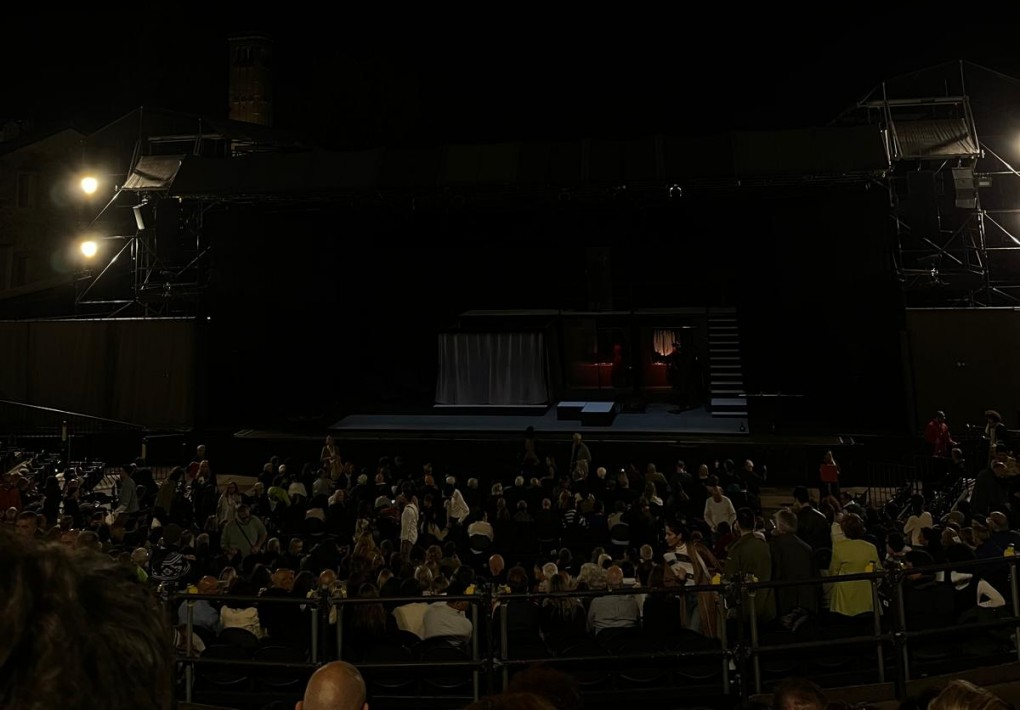
#> input picture images/image1.jpg, 1020 x 710 px; its folder holds only this picture in this run
$ python script.py
#> lines starting #> are read from the running program, lines starting #| are printed output that depends on the picture
#> in main, ref is the input picture: shape (710, 1020, 3); mean B, G, R 6.1, 9.5, 11
import argparse
import csv
from pathlib import Path
import cv2
import numpy as np
from skimage.metrics import structural_similarity as ssim

SEED = 42           # Seed for noise generation
SHOWME = False      # If SHOWME == True the cose show the images

# Degrading the image by decreasing the contrast and by adding noise
def degrade(img, rng):
    low = cv2.convertScaleAbs(img, alpha = 0.6, beta = 10)                             # Lower the contrast
    noisy = low.astype(np.float32) + rng.normal(0, 5, img.shape)       # Addition of the noise
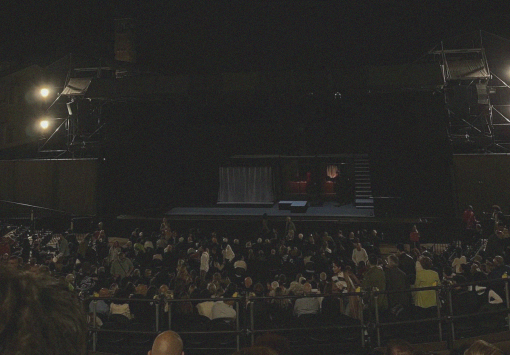
#> noisy: shape (710, 1020, 3) float64 (shown at 1/2 size); mean B, G, R 13.7, 15.8, 16.7; drawn with min black and max white
    return np.clip(noisy, 0, 255).astype(np.uint8)                      # Return the image with the correct dimension

# Linear contrast stretching
def stretch_v(img, p_lo = 1, p_hi = 99):
    hsv = cv2.cvtColor(img, cv2.COLOR_BGR2HSV)                                      # HSV conversion
    v = hsv[..., 2].astype(np.float32)                                              # Extraction of the V-channel
    lo, hi = np.percentile(v, (p_lo, p_hi))                                         # Defining the new "min" and "max": valus below lo become black while the ones above hi become white
    hsv[..., 2] = np.clip((v - lo) / (hi - lo) * 255, 0, 255).astype(np.uint8)      # Linear contrast stretching formula
    return cv2.cvtColor(hsv, cv2.COLOR_HSV2BGR)                                     # Changing back the image to BGR

# Histogram equalization
def equalize_v(img):
    hsv = cv2.cvtColor(img, cv2.COLOR_BGR2HSV)          # HSV conversion
    hsv[..., 2] = cv2.equalizeHist(hsv[..., 2])         # Histogram equalization function
    return cv2.cvtColor(hsv, cv2.COLOR_HSV2BGR)         # Change back the image to BGR

# Non local means combined with the linear contrast stretching
def nlm_then_stretch(img):
    den = cv2.fastNlMeansDenoisingColored(img, None, 12, 12, 7, 21)       # Nlm Function
    return stretch_v(den)                                               # Applying the linear contrast stretching function to the filtered image

# Evaluation of the results through PSNR, SSIM and MAE
def metrics(ref, out):
    return (cv2.PSNR(ref, out), ssim(ref, out, channel_axis=2, data_range=255), float(np.mean(np.abs(ref.astype(np.float32) - out))))

# Dictionary of the functions
METHODS = {"degraded": lambda x: x, "stretch": stretch_v, "equalize": equalize_v, "nlm_stretch": nlm_then_stretch}

def main():
    # Creation of the parser
    ap = argparse.ArgumentParser()
    ap.add_argument("--input", default="images")                        # Original images folder
    ap.add_argument("--output", default="results")                      # Output folder with processed images and the metric.csv file
    args = ap.parse_args()
    out = Path(args.output); out.mkdir(parents=True, exist_ok=True)
    rng = np.random.default_rng(SEED)

    rows = []

    # Main cycle - Extraction of the images from the folder
    for p in sorted(Path(args.input).glob("*.*")):                                      # Sorting the images --> rng is shared, having a fixed order is useful to reproduce the noise consistently
        ref = cv2.imread(str(p))                                                        # Original image

        if ref is None:
            continue

        img_dir = out / p.stem                                                          # Creating subfolders for each original image in the output folder
        img_dir.mkdir(parents=True, exist_ok=True)

        deg = degrade(ref, rng)                                                         # Creation of the degraded image

        # Application of each process to the image
        for name, fn in METHODS.items():
            res = fn(deg)
            cv2.imwrite(str(img_dir / f"{name}.png"), res)                              # Saving the resulting image in the output folder
            psnr, s, mae = metrics(ref, res)                                            # Evaluating the process
            rows.append([p.stem, name, psnr, s, mae])

            # Titles for the printed images
            if name == "degraded":
                left, title = ref, f"Original - {name}"
            else:
                left, title = deg, f"Degraded - {name}"

            if SHOWME == True:
                cv2.imshow(title, np.hstack([left, res]))                                   # Showing the comparison between the images
                cv2.waitKey(0)
                cv2.destroyAllWindows()
#> this loop made 4 passes
#> pass 2, in stretch_v, `v = hsv[..., 2].astype(np.float32)`:
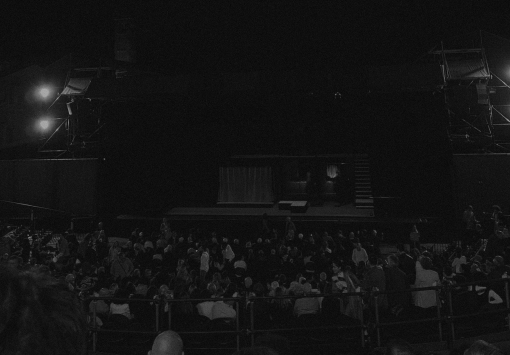
#> v: shape (710, 1020) float32 (shown at 1/2 size); min 0, max 178, mean 19.7
#> pass 2, in main, `res = fn(deg)`:
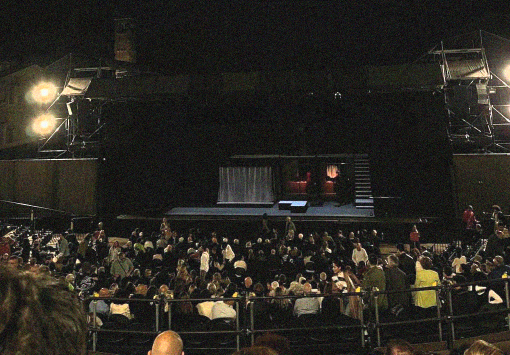
#> res: shape (710, 1020, 3) (shown at 1/2 size); mean B, G, R 33.9, 40.1, 42.9
#> pass 3, in main, `res = fn(deg)`:
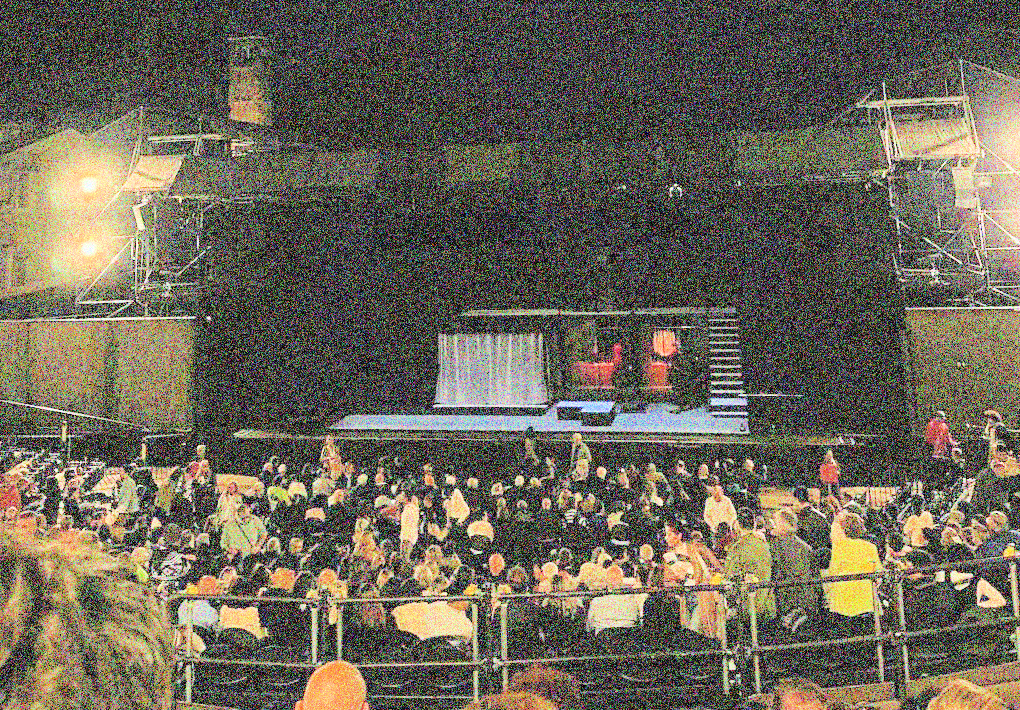
#> res: shape (710, 1020, 3); mean B, G, R 88.3, 102.9, 108.9
#> after the loop, rows = [['image1', 'degraded', 27.7, 0.436, 8.53], ['image1', 'stretch', 16.31, 0.112, 30.22], ['image1', 'equalize', 7.39, 0.0246, 91.21], ['image1', 'nlm_stretch', 18.98, 0.499, 16.87]]


    # Creation of the metrics table
    with open(out / "metrics.csv", "w", newline="") as f:
        w = csv.writer(f); w.writerow(["image", "method", "PSNR", "SSIM", "MAE"])
        w.writerows(rows)

if __name__ == "__main__":
    main()

$ run again, on images/image2.jpg
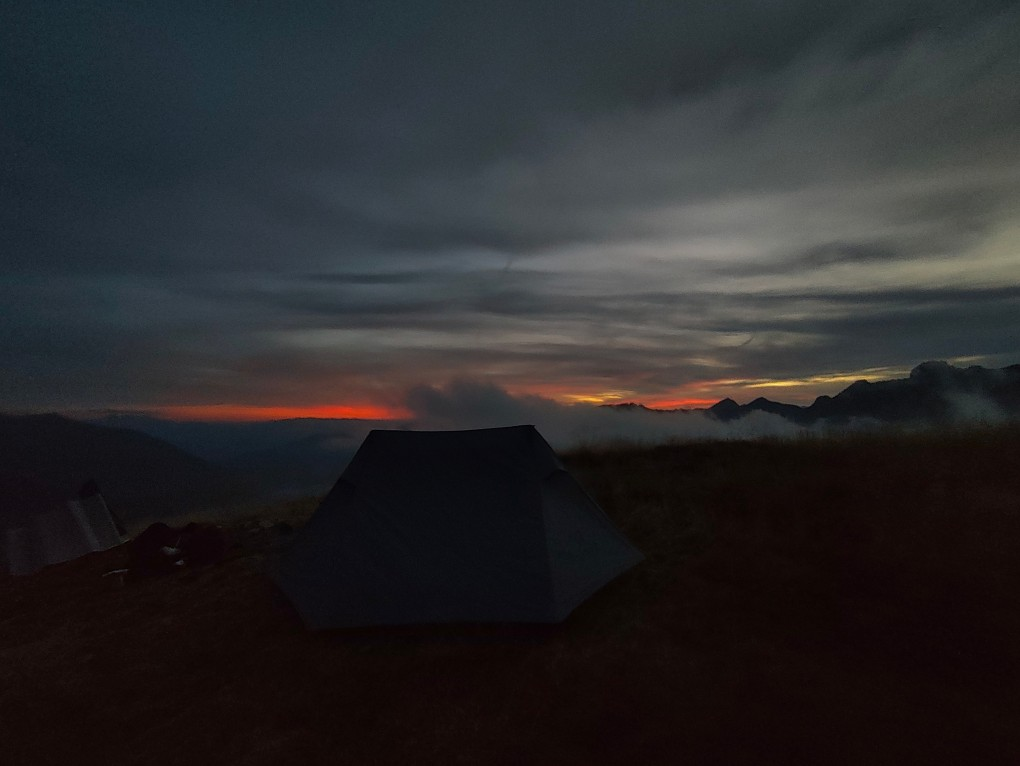
#> input picture images/image2.jpg, 1020 x 766 px
#> in main, ref is the input picture: shape (766, 1020, 3); mean B, G, R 42.9, 41.3, 42.3
#> in degrade, `noisy = low.astype(np.float32) + rng.normal(0, 5, img.shape)`:
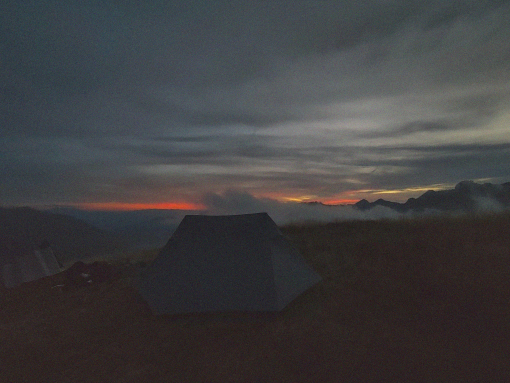
#> noisy: shape (766, 1020, 3) float64 (shown at 1/2 size); mean B, G, R 35.7, 34.8, 35.4; drawn with min black and max white
#> the loop in main, `for name, fn in METHODS.items():` made 4 passes
#> (psnr, s, mae, title) on passes 2, 4: (15.63, 0.298, 32.66, 'Degraded - stretch'), (15.61, 0.802, 30.78, 'Degraded - nlm_stretch')
#> pass 3, in main, `res = fn(deg)`:
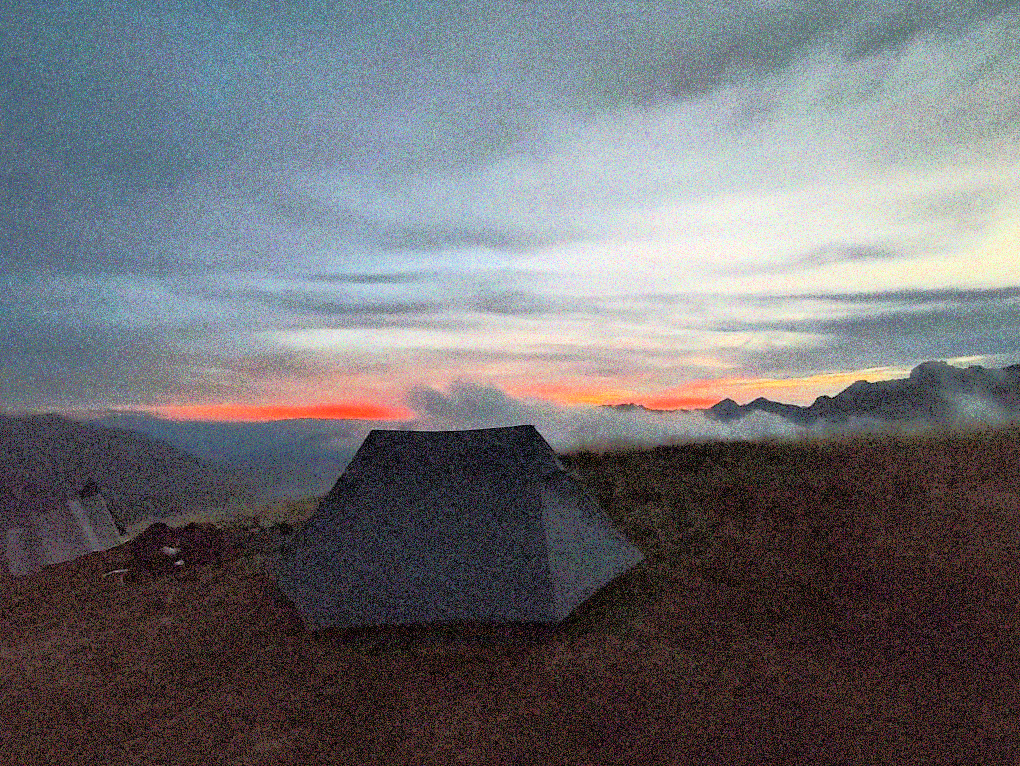
#> res: shape (766, 1020, 3); mean B, G, R 113.9, 110.2, 110.5
#> after the loop in main, `for name, fn in METHODS.items():`: rows = [['image2', 'degraded', 24.46, 0.674, 11.77], ['image2', 'stretch', 15.63, 0.298, 32.66], ['image2', 'equalize', 9.89, 0.109, 69.98], ['image2', 'nlm_stretch', 15.61, 0.802, 30.78]]

$ run again, on images/image3.jpg
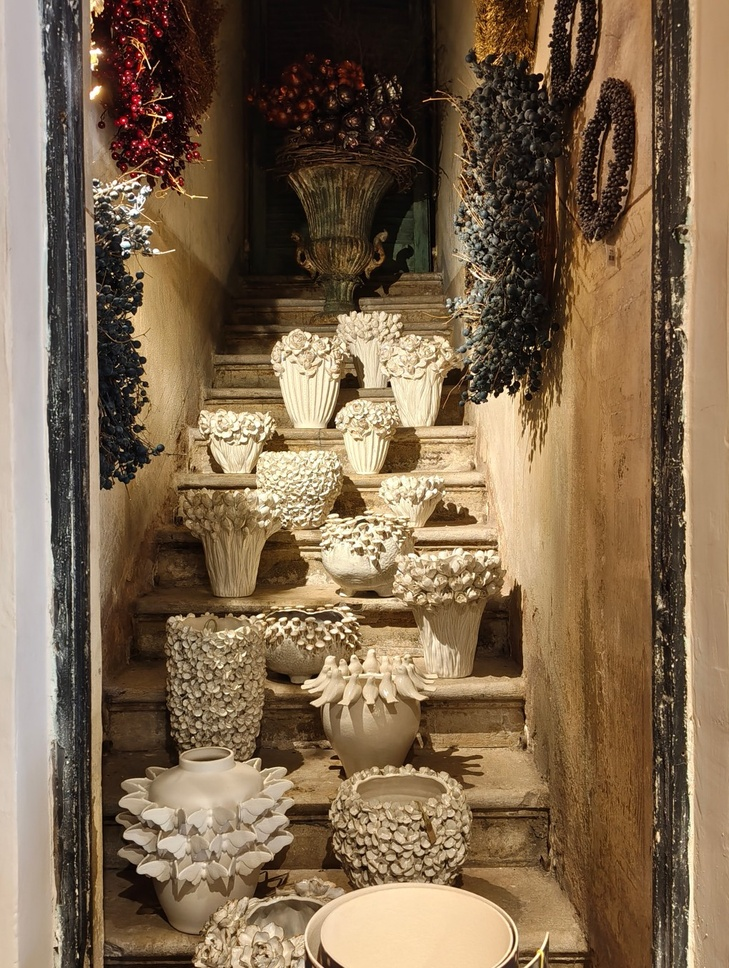
#> input picture images/image3.jpg, 729 x 968 px, shrunk from 1020 x 1354 before the run
#> in main, ref is the input picture: shape (968, 729, 3); mean B, G, R 77.7, 103.3, 126
#> in degrade, `noisy = low.astype(np.float32) + rng.normal(0, 5, img.shape)`:
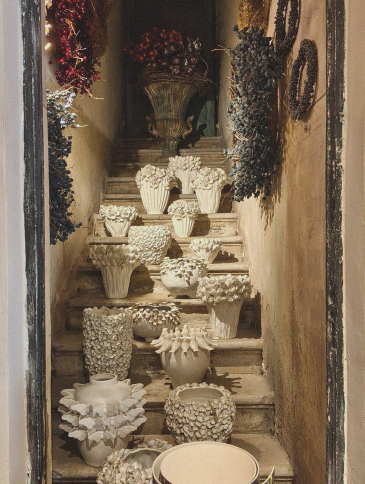
#> noisy: shape (968, 729, 3) float64 (shown at 1/2 size); mean B, G, R 56.6, 72, 85.6; drawn with min black and max white
#> the loop in main, `for name, fn in METHODS.items():` made 4 passes
#> (psnr, s, mae, title) on passes 2, 4: (28.65, 0.826, 7.48, 'Degraded - stretch'), (25.2, 0.715, 10.09, 'Degraded - nlm_stretch')
#> pass 2, in stretch_v, `v = hsv[..., 2].astype(np.float32)`:
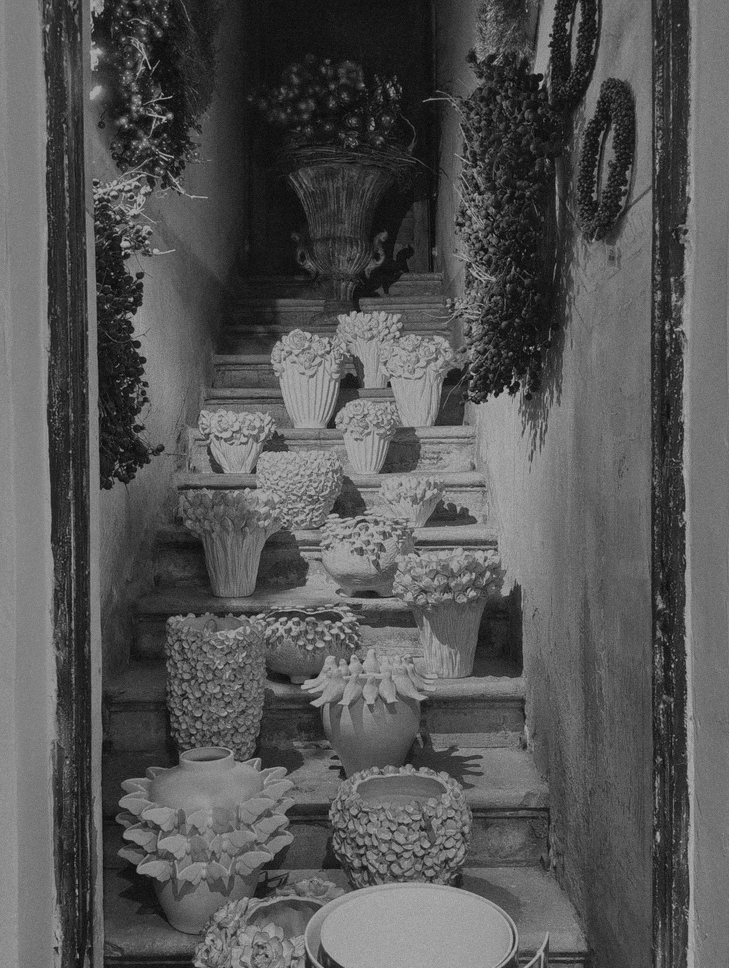
#> v: shape (968, 729) float32; min 3, max 182, mean 85.6
#> after the loop in main, `for name, fn in METHODS.items():`: rows = [['image3', 'degraded', 15.7, 0.771, 33.05], ['image3', 'stretch', 28.65, 0.826, 7.48], ['image3', 'equalize', 27.79, 0.812, 8.23], ['image3', 'nlm_stretch', 25.2, 0.715, 10.09]]
